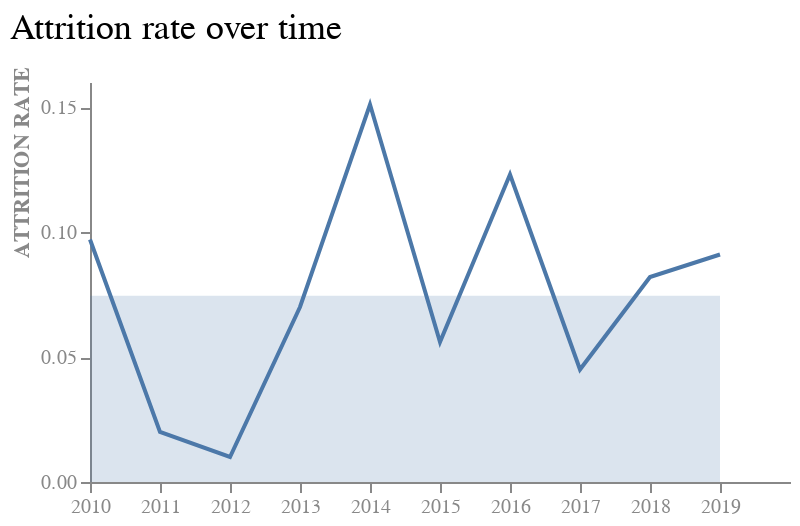

Source (notebook cell):
### Markdown cell above
![Alt text](\Images\2_5c.png)

### Code cell
avg = table['Attrition Rate'].mean()

rect = alt.Chart(pd.DataFrame({'y': [0], 'y2':[avg]})).mark_rect(
    opacity = 0.2
).encode(y='y', y2='y2', x = alt.value(0), x2 = alt.value(315))

final = line + rect

final.properties(
    width = 350,
    height = 200
).configure_view(stroke = None)

### Figure 1 — Vega-Lite specification as saved in the notebook (floating-point values rounded to 4 significant figures)
{"config": {"view": {"continuousWidth": 300, "continuousHeight": 300, "stroke": null}}, "layer": [{"data": {"name": "data-0a7ed12b3693b0f6b7061ff4e2683f48"}, "mark": {"type": "line"}, "encoding": {"x": {"axis": {"labelAngle": 0, "labelColor": "#888888", "titleColor": "#888888"}, "field": "Year", "scale": {"align": 0}, "title": null, "type": "ordinal"}, "y": {"axis": {"grid": false, "labelColor": "#888888", "titleColor": "#888888", "titleY": 40}, "field": "Attrition Rate", "title": "ATTRITION RATE", "type": "quantitative"}}, "title": {"text": "Attrition rate over time", "anchor": "start", "fontSize": 18, "fontWeight": "normal", "offset": 10}}, {"data": {"name": "data-977bb4bb94569206e0f2e1118197c219"}, "mark": {"type": "rect", "opacity": 0.2}, "encoding": {"x": {"value": 0}, "x2": {"value": 315}, "y": {"field": "y", "type": "quantitative"}, "y2": {"field": "y2"}}}], "height": 200, "width": 350, "$schema": "https://vega.github.io/schema/vega-lite/v5.8.0.json", "datasets": {"data-0a7ed12b3693b0f6b7061ff4e2683f48": [{"Year": 2019, "Attrition Rate": 0.091}, {"Year": 2018, "Attrition Rate": 0.082}, {"Year": 2017, "Attrition Rate": 0.045}, {"Year": 2016, "Attrition Rate": 0.123}, {"Year": 2015, "Attrition Rate": 0.056}, {"Year": 2014, "Attrition Rate": 0.151}, {"Year": 2013, "Attrition Rate": 0.07}, {"Year": 2012, "Attrition Rate": 0.01}, {"Year": 2011, "Attrition Rate": 0.02}, {"Year": 2010, "Attrition Rate": 0.097}], "data-977bb4bb94569206e0f2e1118197c219": [{"y": 0, "y2": 0.0745}]}}
